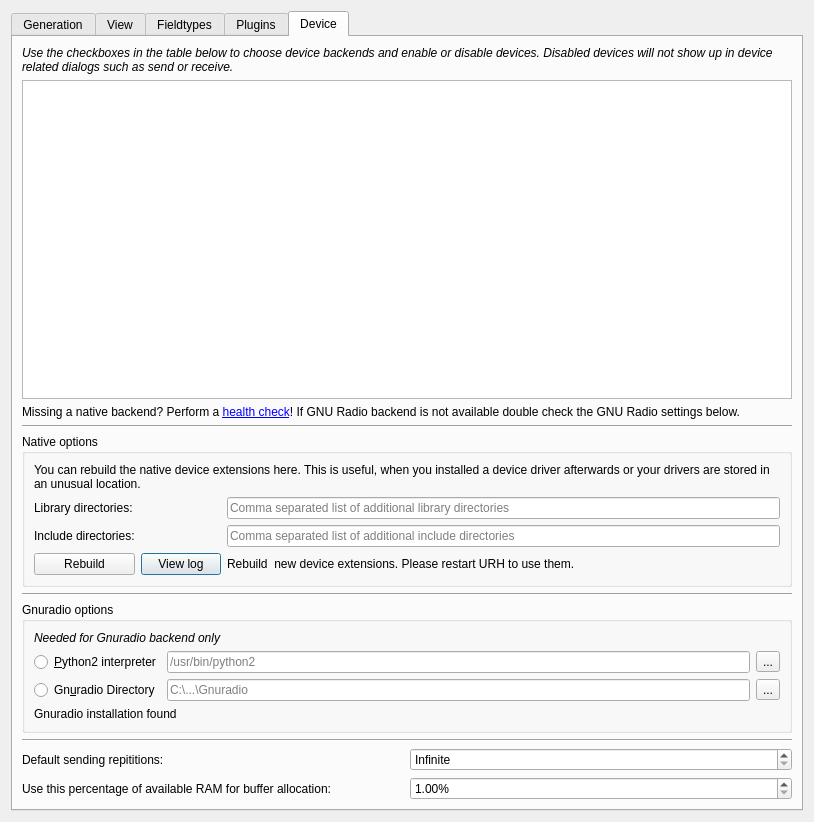
<?xml version="1.0" encoding="UTF-8"?>
<ui version="4.0">
 <class>DialogOptions</class>
 <widget class="QDialog" name="DialogOptions">
  <property name="geometry">
   <rect>
    <x>0</x>
    <y>0</y>
    <width>814</width>
    <height>822</height>
   </rect>
  </property>
  <property name="windowTitle">
   <string>Options</string>
  </property>
  <property name="windowIcon">
   <iconset theme="configure">
    <normaloff>.</normaloff>.</iconset>
  </property>
  <layout class="QVBoxLayout" name="verticalLayout_6">
   <item>
    <widget class="QTabWidget" name="tabWidget">
     <property name="currentIndex">
      <number>4</number>
     </property>
     <widget class="QWidget" name="tabGeneration">
      <attribute name="title">
       <string>Generation</string>
      </attribute>
      <layout class="QVBoxLayout" name="verticalLayout_9">
       <item>
        <layout class="QGridLayout" name="gridLayout_4">
         <item row="1" column="1">
          <widget class="QLabel" name="labelFuzzingSamples">
           <property name="text">
            <string>Samples</string>
           </property>
          </widget>
         </item>
         <item row="0" column="0" colspan="2">
          <widget class="QCheckBox" name="checkBoxDefaultFuzzingPause">
           <property name="toolTip">
            <string>&lt;html&gt;&lt;head/&gt;&lt;body&gt;&lt;p&gt;If you disable the default pause, the pause of the fuzzed message will be used.&lt;/p&gt;&lt;/body&gt;&lt;/html&gt;</string>
           </property>
           <property name="text">
            <string>Use a default pause for fuzzed messages</string>
           </property>
          </widget>
         </item>
         <item row="1" column="0">
          <widget class="KillerDoubleSpinBox" name="doubleSpinBoxFuzzingPause">
           <property name="decimals">
            <number>3</number>
           </property>
           <property name="maximum">
            <double>999999999.000000000000000</double>
           </property>
          </widget>
         </item>
         <item row="2" column="0" colspan="2">
          <widget class="QCheckBox" name="checkBoxMultipleModulations">
           <property name="text">
            <string>Enable modulation profiles</string>
           </property>
          </widget>
         </item>
        </layout>
       </item>
       <item>
        <widget class="QGroupBox" name="groupBoxModulationAccuracy">
         <property name="title">
          <string>Modulation Accuracy</string>
         </property>
         <layout class="QVBoxLayout" name="verticalLayout_7">
          <item>
           <widget class="QRadioButton" name="radioButtonLowModulationAccuracy">
            <property name="text">
             <string>Low (2x8 bit) - Recommended for HackRF and RTL-SDR</string>
            </property>
           </widget>
          </item>
          <item>
           <widget class="QRadioButton" name="radioButtonMediumModulationAccuracy">
            <property name="text">
             <string>Medium (2x16 bit) - Recommended for BladeRF, PlutoSDR and SDRPlay</string>
            </property>
           </widget>
          </item>
          <item>
           <widget class="QRadioButton" name="radioButtonHighModulationAccuracy">
            <property name="text">
             <string>High (2x32 bit) - Recommended if you are not sure what to choose</string>
            </property>
           </widget>
          </item>
         </layout>
        </widget>
       </item>
       <item>
        <spacer name="verticalSpacer">
         <property name="orientation">
          <enum>Qt::Vertical</enum>
         </property>
         <property name="sizeHint" stdset="0">
          <size>
           <width>20</width>
           <height>500</height>
          </size>
         </property>
        </spacer>
       </item>
      </layout>
     </widget>
     <widget class="QWidget" name="tabView">
      <attribute name="title">
       <string>View</string>
      </attribute>
      <layout class="QVBoxLayout" name="verticalLayout">
       <item>
        <layout class="QHBoxLayout" name="horizontalLayout_2">
         <item>
          <widget class="QLabel" name="label_7">
           <property name="text">
            <string>Default View:</string>
           </property>
          </widget>
         </item>
         <item>
          <widget class="QComboBox" name="comboBoxDefaultView">
           <property name="sizePolicy">
            <sizepolicy hsizetype="Preferred" vsizetype="Preferred">
             <horstretch>0</horstretch>
             <verstretch>0</verstretch>
            </sizepolicy>
           </property>
           <item>
            <property name="text">
             <string>Bit</string>
            </property>
           </item>
           <item>
            <property name="text">
             <string>Hex</string>
            </property>
           </item>
           <item>
            <property name="text">
             <string>ASCII</string>
            </property>
           </item>
          </widget>
         </item>
        </layout>
       </item>
       <item>
        <widget class="QCheckBox" name="checkBoxShowConfirmCloseDialog">
         <property name="text">
          <string>Show &quot;confirm close&quot; dialog</string>
         </property>
        </widget>
       </item>
       <item>
        <widget class="QCheckBox" name="checkBoxHoldShiftToDrag">
         <property name="toolTip">
          <string>&lt;html&gt;&lt;head/&gt;&lt;body&gt;&lt;p&gt;If checked, you need to &lt;span style=&quot; font-weight:600;&quot;&gt;hold the Shift key to drag&lt;/span&gt; with the mouse inside graphic views like the drawn signal in Interpretation tab, while making a selection with the mouse does not require holding any buttons.&lt;/p&gt;&lt;p&gt;If unchecked, this is inverted: Hold shift to make a selection, and drag by default.&lt;/p&gt;&lt;/body&gt;&lt;/html&gt;</string>
         </property>
         <property name="text">
          <string>Hold shift to drag</string>
         </property>
        </widget>
       </item>
       <item>
        <widget class="QCheckBox" name="checkBoxPauseTime">
         <property name="text">
          <string>Show pauses as time</string>
         </property>
        </widget>
       </item>
       <item>
        <widget class="QCheckBox" name="checkBoxAlignLabels">
         <property name="text">
          <string>Align on labels</string>
         </property>
        </widget>
       </item>
       <item>
        <layout class="QHBoxLayout" name="horizontalLayout">
         <item>
          <widget class="QLabel" name="labelFontSize">
           <property name="text">
            <string>&lt;html&gt;&lt;head/&gt;&lt;body&gt;&lt;p&gt;Application font size (&lt;span style=&quot; font-weight:600;&quot;&gt;restart&lt;/span&gt; for full effect):&lt;/p&gt;&lt;/body&gt;&lt;/html&gt;</string>
           </property>
          </widget>
         </item>
         <item>
          <widget class="QSpinBox" name="spinBoxFontSize">
           <property name="suffix">
            <string>pt</string>
           </property>
           <property name="minimum">
            <number>1</number>
           </property>
           <property name="maximum">
            <number>120</number>
           </property>
           <property name="value">
            <number>10</number>
           </property>
          </widget>
         </item>
        </layout>
       </item>
       <item>
        <layout class="QHBoxLayout" name="horizontalLayout_4">
         <item>
          <widget class="QLabel" name="label_9">
           <property name="text">
            <string>Choose application theme (requires restart):</string>
           </property>
          </widget>
         </item>
         <item>
          <widget class="QComboBox" name="comboBoxTheme">
           <item>
            <property name="text">
             <string>native look (default)</string>
            </property>
           </item>
           <item>
            <property name="text">
             <string>fallback theme</string>
            </property>
           </item>
           <item>
            <property name="text">
             <string>fallback theme (dark)</string>
            </property>
           </item>
          </widget>
         </item>
        </layout>
       </item>
       <item>
        <layout class="QHBoxLayout" name="horizontalLayout_5">
         <item>
          <widget class="QLabel" name="labelIconTheme">
           <property name="text">
            <string>Choose icon theme (requires restart):</string>
           </property>
          </widget>
         </item>
         <item>
          <widget class="QComboBox" name="comboBoxIconTheme">
           <item>
            <property name="text">
             <string>bundled icons (default)</string>
            </property>
           </item>
           <item>
            <property name="text">
             <string>native icon theme</string>
            </property>
           </item>
          </widget>
         </item>
        </layout>
       </item>
       <item>
        <widget class="QGroupBox" name="groupBoxSpectrogramColormap">
         <property name="title">
          <string>Spectrogram Colormap</string>
         </property>
         <layout class="QVBoxLayout" name="verticalLayout_2">
          <item>
           <widget class="QScrollArea" name="scrollAreaSpectrogramColormap">
            <property name="widgetResizable">
             <bool>true</bool>
            </property>
            <widget class="QWidget" name="scrollAreaWidgetSpectrogramColormapContents">
             <property name="geometry">
              <rect>
               <x>0</x>
               <y>0</y>
               <width>762</width>
               <height>397</height>
              </rect>
             </property>
             <layout class="QVBoxLayout" name="verticalLayout_4"/>
            </widget>
           </widget>
          </item>
         </layout>
        </widget>
       </item>
      </layout>
     </widget>
     <widget class="QWidget" name="tabFieldtypes">
      <attribute name="title">
       <string>Fieldtypes</string>
      </attribute>
      <layout class="QVBoxLayout" name="verticalLayout_5">
       <item>
        <layout class="QHBoxLayout" name="horizontalLayout_3">
         <item>
          <widget class="QTableView" name="tblLabeltypes">
           <property name="alternatingRowColors">
            <bool>true</bool>
           </property>
          </widget>
         </item>
         <item>
          <layout class="QVBoxLayout" name="verticalLayout_3">
           <item>
            <widget class="QToolButton" name="btnAddLabelType">
             <property name="text">
              <string>...</string>
             </property>
             <property name="icon">
              <iconset theme="list-add">
               <normaloff>.</normaloff>.</iconset>
             </property>
            </widget>
           </item>
           <item>
            <widget class="QToolButton" name="btnRemoveLabeltype">
             <property name="text">
              <string>...</string>
             </property>
             <property name="icon">
              <iconset theme="list-remove">
               <normaloff>.</normaloff>.</iconset>
             </property>
            </widget>
           </item>
           <item>
            <spacer name="verticalSpacer_5">
             <property name="orientation">
              <enum>Qt::Vertical</enum>
             </property>
             <property name="sizeHint" stdset="0">
              <size>
               <width>20</width>
               <height>40</height>
              </size>
             </property>
            </spacer>
           </item>
          </layout>
         </item>
        </layout>
       </item>
       <item>
        <spacer name="verticalSpacer_4">
         <property name="orientation">
          <enum>Qt::Vertical</enum>
         </property>
         <property name="sizeHint" stdset="0">
          <size>
           <width>20</width>
           <height>203</height>
          </size>
         </property>
        </spacer>
       </item>
      </layout>
     </widget>
     <widget class="QWidget" name="tab_plugins">
      <attribute name="title">
       <string>Plugins</string>
      </attribute>
     </widget>
     <widget class="QWidget" name="tabDevices">
      <attribute name="title">
       <string>Device</string>
      </attribute>
      <layout class="QVBoxLayout" name="verticalLayout_8">
       <item>
        <widget class="QLabel" name="labelInfoDeviceTable">
         <property name="font">
          <font>
           <italic>true</italic>
          </font>
         </property>
         <property name="toolTip">
          <string/>
         </property>
         <property name="text">
          <string>&lt;html&gt;&lt;head/&gt;&lt;body&gt;&lt;p&gt;Use the checkboxes in the table below to choose device backends and enable or disable devices. Disabled devices will not show up in device related dialogs such as send or receive.&lt;/p&gt;&lt;/body&gt;&lt;/html&gt;</string>
         </property>
         <property name="wordWrap">
          <bool>true</bool>
         </property>
        </widget>
       </item>
       <item>
        <widget class="QTableView" name="tblDevices">
         <property name="alternatingRowColors">
          <bool>true</bool>
         </property>
         <property name="showGrid">
          <bool>false</bool>
         </property>
         <attribute name="horizontalHeaderDefaultSectionSize">
          <number>200</number>
         </attribute>
         <attribute name="verticalHeaderVisible">
          <bool>false</bool>
         </attribute>
        </widget>
       </item>
       <item>
        <widget class="QLabel" name="labelDeviceMissingInfo">
         <property name="font">
          <font>
           <italic>false</italic>
          </font>
         </property>
         <property name="text">
          <string>&lt;html&gt;&lt;head/&gt;&lt;body&gt;&lt;p&gt;Missing a native backend? Perform a &lt;a href=&quot;health_check&quot;&gt;&lt;span style=&quot; text-decoration: underline; color:#0000ff;&quot;&gt;health check&lt;/span&gt;&lt;/a&gt;! If GNU Radio backend is not available double check the GNU Radio settings below.&lt;/p&gt;&lt;/body&gt;&lt;/html&gt;</string>
         </property>
         <property name="wordWrap">
          <bool>true</bool>
         </property>
        </widget>
       </item>
       <item>
        <widget class="Line" name="line">
         <property name="orientation">
          <enum>Qt::Horizontal</enum>
         </property>
        </widget>
       </item>
       <item>
        <widget class="QGroupBox" name="groupBoxNativeOptions">
         <property name="title">
          <string>Native options</string>
         </property>
         <layout class="QGridLayout" name="gridLayout_5">
          <item row="2" column="0">
           <widget class="QLabel" name="labelLibDirs">
            <property name="text">
             <string>Library directories:</string>
            </property>
           </widget>
          </item>
          <item row="4" column="2">
           <widget class="QLabel" name="labelRebuildNativeStatus">
            <property name="text">
             <string>Rebuild &lt;x&gt; new device extensions. Please restart URH to use them.</string>
            </property>
            <property name="alignment">
             <set>Qt::AlignLeading|Qt::AlignLeft|Qt::AlignVCenter</set>
            </property>
           </widget>
          </item>
          <item row="1" column="0" colspan="3">
           <widget class="QLabel" name="labelNativeRebuildInfo">
            <property name="text">
             <string>You can rebuild the native device extensions here. This is useful, when you installed a device driver afterwards or your drivers are stored in an unusual location.</string>
            </property>
            <property name="wordWrap">
             <bool>true</bool>
            </property>
           </widget>
          </item>
          <item row="2" column="2">
           <widget class="QLineEdit" name="lineEditLibDirs">
            <property name="placeholderText">
             <string>Comma separated list of additional library directories</string>
            </property>
           </widget>
          </item>
          <item row="4" column="1">
           <widget class="QPushButton" name="btnViewBuildLog">
            <property name="text">
             <string>View log</string>
            </property>
            <property name="icon">
             <iconset theme="utilities-log-viewer">
              <normaloff>.</normaloff>.</iconset>
            </property>
           </widget>
          </item>
          <item row="4" column="0">
           <widget class="QPushButton" name="btnRebuildNative">
            <property name="enabled">
             <bool>true</bool>
            </property>
            <property name="toolTip">
             <string>&lt;html&gt;&lt;head/&gt;&lt;body&gt;&lt;p&gt;Rebuild the native device extensions. You need to restart URH after this, to use new extensions.&lt;/p&gt;&lt;/body&gt;&lt;/html&gt;</string>
            </property>
            <property name="text">
             <string>Rebuild</string>
            </property>
            <property name="icon">
             <iconset theme="view-refresh">
              <normaloff>.</normaloff>.</iconset>
            </property>
           </widget>
          </item>
          <item row="3" column="0">
           <widget class="QLabel" name="labelIncludeDirs">
            <property name="text">
             <string>Include directories:</string>
            </property>
           </widget>
          </item>
          <item row="3" column="2">
           <widget class="QLineEdit" name="lineEditIncludeDirs">
            <property name="placeholderText">
             <string>Comma separated list of additional include directories</string>
            </property>
           </widget>
          </item>
         </layout>
        </widget>
       </item>
       <item>
        <widget class="Line" name="line_2">
         <property name="orientation">
          <enum>Qt::Horizontal</enum>
         </property>
        </widget>
       </item>
       <item>
        <widget class="QGroupBox" name="groupBox_3">
         <property name="title">
          <string>Gnuradio options</string>
         </property>
         <layout class="QGridLayout" name="gridLayout_2">
          <item row="0" column="0" colspan="2">
           <widget class="QLabel" name="label_11">
            <property name="font">
             <font>
              <italic>true</italic>
             </font>
            </property>
            <property name="text">
             <string>Needed for Gnuradio backend only</string>
            </property>
           </widget>
          </item>
          <item row="1" column="1">
           <widget class="QLineEdit" name="lineEditPython2Interpreter">
            <property name="toolTip">
             <string>&lt;html&gt;&lt;head/&gt;&lt;body&gt;&lt;p&gt;Use this option if you installed Gnuradio with your package manager e.g. on Linux and Mac OS X.&lt;/p&gt;&lt;/body&gt;&lt;/html&gt;</string>
            </property>
            <property name="placeholderText">
             <string>/usr/bin/python2</string>
            </property>
           </widget>
          </item>
          <item row="3" column="0" colspan="2">
           <widget class="QLabel" name="lGnuradioInstalled">
            <property name="styleSheet">
             <string notr="true"/>
            </property>
            <property name="text">
             <string>Gnuradio installation found</string>
            </property>
           </widget>
          </item>
          <item row="2" column="1">
           <widget class="QLineEdit" name="lineEditGnuradioDirectory">
            <property name="enabled">
             <bool>true</bool>
            </property>
            <property name="toolTip">
             <string>&lt;html&gt;&lt;head/&gt;&lt;body&gt;&lt;p&gt;If you installed Gnuradio with a bundled python interpreter, you need to enter the site-packages path of the installation here. The path should be something like &lt;span style=&quot; font-style:italic;&quot;&gt;C:\Program Files\GNURadio-3.7&lt;/span&gt;.&lt;/p&gt;&lt;/body&gt;&lt;/html&gt;</string>
            </property>
            <property name="placeholderText">
             <string>C:\...\Gnuradio</string>
            </property>
           </widget>
          </item>
          <item row="1" column="0">
           <widget class="QRadioButton" name="radioButtonPython2Interpreter">
            <property name="toolTip">
             <string>&lt;html&gt;&lt;head/&gt;&lt;body&gt;&lt;p&gt;Use this option if you installed Gnuradio with your package manager e.g. on Linux and Mac OS X.&lt;/p&gt;&lt;/body&gt;&lt;/html&gt;</string>
            </property>
            <property name="text">
             <string>&amp;Python2 interpreter</string>
            </property>
           </widget>
          </item>
          <item row="2" column="0">
           <widget class="QRadioButton" name="radioButtonGnuradioDirectory">
            <property name="toolTip">
             <string>&lt;html&gt;&lt;head/&gt;&lt;body&gt;&lt;p&gt;If you installed Gnuradio with a bundled python interpreter, you need to enter the site-packages path of the installation here. The path should be something like &lt;span style=&quot; font-style:italic;&quot;&gt;C:\Program Files\GNURadio-3.7&lt;/span&gt;.&lt;/p&gt;&lt;/body&gt;&lt;/html&gt;</string>
            </property>
            <property name="text">
             <string>Gn&amp;uradio Directory</string>
            </property>
           </widget>
          </item>
          <item row="1" column="2">
           <widget class="QToolButton" name="btnChoosePython2Interpreter">
            <property name="text">
             <string>...</string>
            </property>
           </widget>
          </item>
          <item row="2" column="2">
           <widget class="QToolButton" name="btnChooseGnuRadioDirectory">
            <property name="text">
             <string>...</string>
            </property>
           </widget>
          </item>
         </layout>
        </widget>
       </item>
       <item>
        <widget class="Line" name="line_3">
         <property name="orientation">
          <enum>Qt::Horizontal</enum>
         </property>
        </widget>
       </item>
       <item>
        <layout class="QGridLayout" name="gridLayout_3">
         <item row="0" column="0">
          <widget class="QLabel" name="label_8">
           <property name="text">
            <string>Default sending repititions:</string>
           </property>
          </widget>
         </item>
         <item row="0" column="1">
          <widget class="QSpinBox" name="spinBoxNumSendingRepeats">
           <property name="specialValueText">
            <string>Infinite</string>
           </property>
           <property name="showGroupSeparator" stdset="0">
            <bool>false</bool>
           </property>
           <property name="maximum">
            <number>999999999</number>
           </property>
           <property name="displayIntegerBase">
            <number>10</number>
           </property>
          </widget>
         </item>
         <item row="1" column="0">
          <widget class="QLabel" name="label_5">
           <property name="text">
            <string>Use this percentage of available RAM for buffer allocation:</string>
           </property>
          </widget>
         </item>
         <item row="1" column="1">
          <widget class="QDoubleSpinBox" name="doubleSpinBoxRAMThreshold">
           <property name="suffix">
            <string>%</string>
           </property>
           <property name="minimum">
            <double>1.000000000000000</double>
           </property>
           <property name="maximum">
            <double>100.000000000000000</double>
           </property>
          </widget>
         </item>
        </layout>
       </item>
      </layout>
     </widget>
    </widget>
   </item>
  </layout>
 </widget>
 <customwidgets>
  <customwidget>
   <class>KillerDoubleSpinBox</class>
   <extends>QDoubleSpinBox</extends>
   <header>urh.ui.KillerDoubleSpinBox.h</header>
  </customwidget>
 </customwidgets>
 <resources/>
 <connections/>
</ui>
